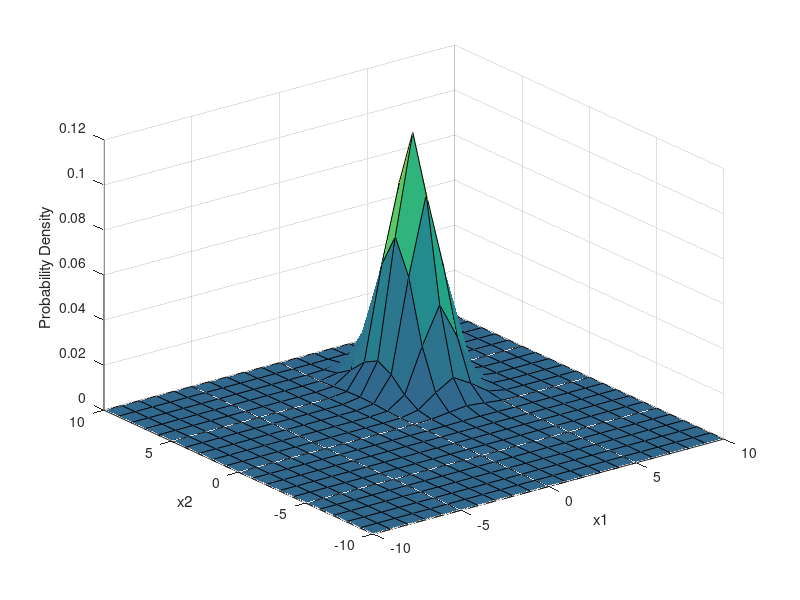

MATLAB code to generate this figure:
%Declaring mean and covariance matrix 
mu = [3 4];
Sigma = [1 0; 0 2];

%Use of mesh function
x1 = -10:10;
x2 = -10:10;
[X1,X2] = meshgrid(x1,x2);
X = [X1(:) X2(:)];
y = mvnpdf(X,mu,Sigma);

%2D Gaussian plot specifics
y = reshape(y,length(x2),length(x1));
surf(x1,x2,y)
caxis([min(y(:))-0.5*range(y(:)),max(y(:))])
axis([-10 10 -10 10])
xlabel('x1')
ylabel('x2')
zlabel('Probability Density')
